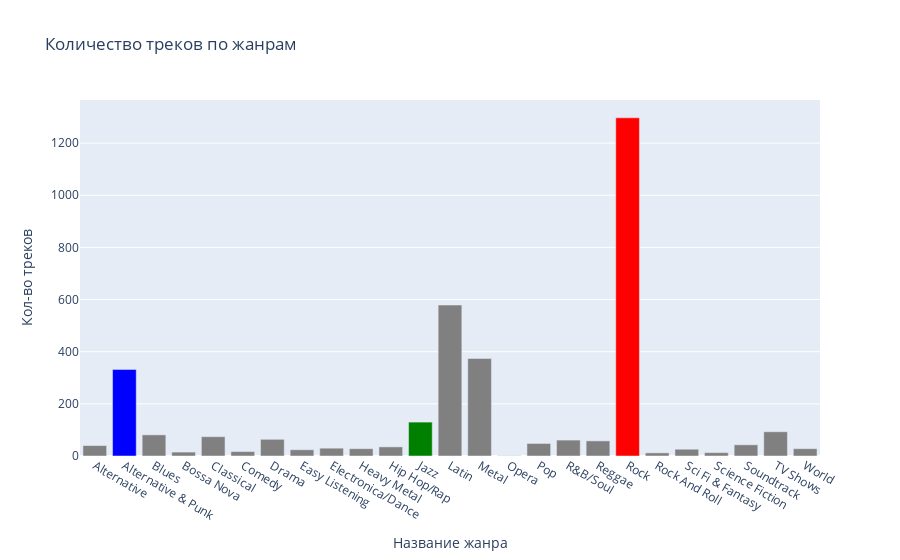

Notebook source saved alongside this figure:
### Markdown cell above
### Задание 2.4

### Code cell
fig = px.bar(
    df3,
    x='genre_name',
    y='tracks_number',
    title='Количество треков по жанрам',
    labels={'genre_name': 'Название жанра', 'tracks_number': 'Кол-во треков'},
    color='genre_name',
    color_discrete_map={
        'Jazz':'green',
        'Rock': 'red',
        'Alternative & Punk': 'blue',
        'Alternative': 'gray',
        'Blues': 'gray',
        'Bossa Nova': 'gray',
        'Classical': 'gray',
        'Comedy': 'gray',
        'Drama': 'gray',
        'Easy Listening': 'gray',
        'Electronica/Dance': 'gray',
        'Heavy Metal': 'gray',
        'Hip Hop/Rap': 'gray',
        'Latin': 'gray',
        'Metal': 'gray',
        'Opera': 'gray',
        'Pop': 'gray',
        'R&B/Soul': 'gray',
        'Reggae': 'gray',
        'Rock And Roll': 'gray',
        'Sci Fi & Fantasy': 'gray',
        'Science Fiction': 'gray',
        'Soundtrack': 'gray',
        'TV Shows': 'gray',
        'World': 'gray',
        
    }
)

fig.update_layout(
    showlegend=False
)

fig.show()

### Figure 1 — Plotly figure (JSON) as saved in the notebook; plotly's stock layout.template omitted (floating-point values rounded to 4 significant figures)
{"data": [{"alignmentgroup": "True", "hovertemplate": "Название жанра=%{x}<br>Кол-во треков=%{y}<extra></extra>", "legendgroup": "Alternative", "marker": {"color": "gray", "pattern": {"shape": ""}}, "name": "Alternative", "offsetgroup": "Alternative", "orientation": "v", "showlegend": true, "textposition": "auto", "type": "bar", "x": ["Alternative"], "xaxis": "x", "y": [40], "yaxis": "y"}, {"alignmentgroup": "True", "hovertemplate": "Название жанра=%{x}<br>Кол-во треков=%{y}<extra></extra>", "legendgroup": "Alternative & Punk", "marker": {"color": "blue", "pattern": {"shape": ""}}, "name": "Alternative & Punk", "offsetgroup": "Alternative & Punk", "orientation": "v", "showlegend": true, "textposition": "auto", "type": "bar", "x": ["Alternative & Punk"], "xaxis": "x", "y": [332], "yaxis": "y"}, {"alignmentgroup": "True", "hovertemplate": "Название жанра=%{x}<br>Кол-во треков=%{y}<extra></extra>", "legendgroup": "Blues", "marker": {"color": "gray", "pattern": {"shape": ""}}, "name": "Blues", "offsetgroup": "Blues", "orientation": "v", "showlegend": true, "textposition": "auto", "type": "bar", "x": ["Blues"], "xaxis": "x", "y": [81], "yaxis": "y"}, {"alignmentgroup": "True", "hovertemplate": "Название жанра=%{x}<br>Кол-во треков=%{y}<extra></extra>", "legendgroup": "Bossa Nova", "marker": {"color": "gray", "pattern": {"shape": ""}}, "name": "Bossa Nova", "offsetgroup": "Bossa Nova", "orientation": "v", "showlegend": true, "textposition": "auto", "type": "bar", "x": ["Bossa Nova"], "xaxis": "x", "y": [15], "yaxis": "y"}, {"alignmentgroup": "True", "hovertemplate": "Название жанра=%{x}<br>Кол-во треков=%{y}<extra></extra>", "legendgroup": "Classical", "marker": {"color": "gray", "pattern": {"shape": ""}}, "name": "Classical", "offsetgroup": "Classical", "orientation": "v", "showlegend": true, "textposition": "auto", "type": "bar", "x": ["Classical"], "xaxis": "x", "y": [74], "yaxis": "y"}, {"alignmentgroup": "True", "hovertemplate": "Название жанра=%{x}<br>Кол-во треков=%{y}<extra></extra>", "legendgroup": "Comedy", "marker": {"color": "gray", "pattern": {"shape": ""}}, "name": "Comedy", "offsetgroup": "Comedy", "orientation": "v", "showlegend": true, "textposition": "auto", "type": "bar", "x": ["Comedy"], "xaxis": "x", "y": [17], "yaxis": "y"}, {"alignmentgroup": "True", "hovertemplate": "Название жанра=%{x}<br>Кол-во треков=%{y}<extra></extra>", "legendgroup": "Drama", "marker": {"color": "gray", "pattern": {"shape": ""}}, "name": "Drama", "offsetgroup": "Drama", "orientation": "v", "showlegend": true, "textposition": "auto", "type": "bar", "x": ["Drama"], "xaxis": "x", "y": [64], "yaxis": "y"}, {"alignmentgroup": "True", "hovertemplate": "Название жанра=%{x}<br>Кол-во треков=%{y}<extra></extra>", "legendgroup": "Easy Listening", "marker": {"color": "gray", "pattern": {"shape": ""}}, "name": "Easy Listening", "offsetgroup": "Easy Listening", "orientation": "v", "showlegend": true, "textposition": "auto", "type": "bar", "x": ["Easy Listening"], "xaxis": "x", "y": [24], "yaxis": "y"}, {"alignmentgroup": "True", "hovertemplate": "Название жанра=%{x}<br>Кол-во треков=%{y}<extra></extra>", "legendgroup": "Electronica/Dance", "marker": {"color": "gray", "pattern": {"shape": ""}}, "name": "Electronica/Dance", "offsetgroup": "Electronica/Dance", "orientation": "v", "showlegend": true, "textposition": "auto", "type": "bar", "x": ["Electronica/Dance"], "xaxis": "x", "y": [30], "yaxis": "y"}, {"alignmentgroup": "True", "hovertemplate": "Название жанра=%{x}<br>Кол-во треков=%{y}<extra></extra>", "legendgroup": "Heavy Metal", "marker": {"color": "gray", "pattern": {"shape": ""}}, "name": "Heavy Metal", "offsetgroup": "Heavy Metal", "orientation": "v", "showlegend": true, "textposition": "auto", "type": "bar", "x": ["Heavy Metal"], "xaxis": "x", "y": [28], "yaxis": "y"}, {"alignmentgroup": "True", "hovertemplate": "Название жанра=%{x}<br>Кол-во треков=%{y}<extra></extra>", "legendgroup": "Hip Hop/Rap", "marker": {"color": "gray", "pattern": {"shape": ""}}, "name": "Hip Hop/Rap", "offsetgroup": "Hip Hop/Rap", "orientation": "v", "showlegend": true, "textposition": "auto", "type": "bar", "x": ["Hip Hop/Rap"], "xaxis": "x", "y": [35], "yaxis": "y"}, {"alignmentgroup": "True", "hovertemplate": "Название жанра=%{x}<br>Кол-во треков=%{y}<extra></extra>", "legendgroup": "Jazz", "marker": {"color": "green", "pattern": {"shape": ""}}, "name": "Jazz", "offsetgroup": "Jazz", "orientation": "v", "showlegend": true, "textposition": "auto", "type": "bar", "x": ["Jazz"], "xaxis": "x", "y": [130], "yaxis": "y"}, {"alignmentgroup": "True", "hovertemplate": "Название жанра=%{x}<br>Кол-во треков=%{y}<extra></extra>", "legendgroup": "Latin", "marker": {"color": "gray", "pattern": {"shape": ""}}, "name": "Latin", "offsetgroup": "Latin", "orientation": "v", "showlegend": true, "textposition": "auto", "type": "bar", "x": ["Latin"], "xaxis": "x", "y": [579], "yaxis": "y"}, {"alignmentgroup": "True", "hovertemplate": "Название жанра=%{x}<br>Кол-во треков=%{y}<extra></extra>", "legendgroup": "Metal", "marker": {"color": "gray", "pattern": {"shape": ""}}, "name": "Metal", "offsetgroup": "Metal", "orientation": "v", "showlegend": true, "textposition": "auto", "type": "bar", "x": ["Metal"], "xaxis": "x", "y": [374], "yaxis": "y"}, {"alignmentgroup": "True", "hovertemplate": "Название жанра=%{x}<br>Кол-во треков=%{y}<extra></extra>", "legendgroup": "Opera", "marker": {"color": "gray", "pattern": {"shape": ""}}, "name": "Opera", "offsetgroup": "Opera", "orientation": "v", "showlegend": true, "textposition": "auto", "type": "bar", "x": ["Opera"], "xaxis": "x", "y": [1], "yaxis": "y"}, {"alignmentgroup": "True", "hovertemplate": "Название жанра=%{x}<br>Кол-во треков=%{y}<extra></extra>", "legendgroup": "Pop", "marker": {"color": "gray", "pattern": {"shape": ""}}, "name": "Pop", "offsetgroup": "Pop", "orientation": "v", "showlegend": true, "textposition": "auto", "type": "bar", "x": ["Pop"], "xaxis": "x", "y": [48], "yaxis": "y"}, {"alignmentgroup": "True", "hovertemplate": "Название жанра=%{x}<br>Кол-во треков=%{y}<extra></extra>", "legendgroup": "R&B/Soul", "marker": {"color": "gray", "pattern": {"shape": ""}}, "name": "R&B/Soul", "offsetgroup": "R&B/Soul", "orientation": "v", "showlegend": true, "textposition": "auto", "type": "bar", "x": ["R&B/Soul"], "xaxis": "x", "y": [61], "yaxis": "y"}, {"alignmentgroup": "True", "hovertemplate": "Название жанра=%{x}<br>Кол-во треков=%{y}<extra></extra>", "legendgroup": "Reggae", "marker": {"color": "gray", "pattern": {"shape": ""}}, "name": "Reggae", "offsetgroup": "Reggae", "orientation": "v", "showlegend": true, "textposition": "auto", "type": "bar", "x": ["Reggae"], "xaxis": "x", "y": [58], "yaxis": "y"}, {"alignmentgroup": "True", "hovertemplate": "Название жанра=%{x}<br>Кол-во треков=%{y}<extra></extra>", "legendgroup": "Rock", "marker": {"color": "red", "pattern": {"shape": ""}}, "name": "Rock", "offsetgroup": "Rock", "orientation": "v", "showlegend": true, "textposition": "auto", "type": "bar", "x": ["Rock"], "xaxis": "x", "y": [1297], "yaxis": "y"}, {"alignmentgroup": "True", "hovertemplate": "Название жанра=%{x}<br>Кол-во треков=%{y}<extra></extra>", "legendgroup": "Rock And Roll", "marker": {"color": "gray", "pattern": {"shape": ""}}, "name": "Rock And Roll", "offsetgroup": "Rock And Roll", "orientation": "v", "showlegend": true, "textposition": "auto", "type": "bar", "x": ["Rock And Roll"], "xaxis": "x", "y": [12], "yaxis": "y"}, {"alignmentgroup": "True", "hovertemplate": "Название жанра=%{x}<br>Кол-во треков=%{y}<extra></extra>", "legendgroup": "Sci Fi & Fantasy", "marker": {"color": "gray", "pattern": {"shape": ""}}, "name": "Sci Fi & Fantasy", "offsetgroup": "Sci Fi & Fantasy", "orientation": "v", "showlegend": true, "textposition": "auto", "type": "bar", "x": ["Sci Fi & Fantasy"], "xaxis": "x", "y": [26], "yaxis": "y"}, {"alignmentgroup": "True", "hovertemplate": "Название жанра=%{x}<br>Кол-во треков=%{y}<extra></extra>", "legendgroup": "Science Fiction", "marker": {"color": "gray", "pattern": {"shape": ""}}, "name": "Science Fiction", "offsetgroup": "Science Fiction", "orientation": "v", "showlegend": true, "textposition": "auto", "type": "bar", "x": ["Science Fiction"], "xaxis": "x", "y": [13], "yaxis": "y"}, {"alignmentgroup": "True", "hovertemplate": "Название жанра=%{x}<br>Кол-во треков=%{y}<extra></extra>", "legendgroup": "Soundtrack", "marker": {"color": "gray", "pattern": {"shape": ""}}, "name": "Soundtrack", "offsetgroup": "Soundtrack", "orientation": "v", "showlegend": true, "textposition": "auto", "type": "bar", "x": ["Soundtrack"], "xaxis": "x", "y": [43], "yaxis": "y"}, {"alignmentgroup": "True", "hovertemplate": "Название жанра=%{x}<br>Кол-во треков=%{y}<extra></extra>", "legendgroup": "TV Shows", "marker": {"color": "gray", "pattern": {"shape": ""}}, "name": "TV Shows", "offsetgroup": "TV Shows", "orientation": "v", "showlegend": true, "textposition": "auto", "type": "bar", "x": ["TV Shows"], "xaxis": "x", "y": [93], "yaxis": "y"}, {"alignmentgroup": "True", "hovertemplate": "Название жанра=%{x}<br>Кол-во треков=%{y}<extra></extra>", "legendgroup": "World", "marker": {"color": "gray", "pattern": {"shape": ""}}, "name": "World", "offsetgroup": "World", "orientation": "v", "showlegend": true, "textposition": "auto", "type": "bar", "x": ["World"], "xaxis": "x", "y": [28], "yaxis": "y"}], "layout": {"barmode": "relative", "legend": {"title": {"text": "Название жанра"}, "tracegroupgap": 0}, "showlegend": false, "title": {"text": "Количество треков по жанрам"}, "xaxis": {"anchor": "y", "categoryarray": ["Alternative", "Alternative & Punk", "Blues", "Bossa Nova", "Classical", "Comedy", "Drama", "Easy Listening", "Electronica/Dance", "Heavy Metal", "Hip Hop/Rap", "Jazz", "Latin", "Metal", "Opera", "Pop", "R&B/Soul", "Reggae", "Rock", "Rock And Roll", "Sci Fi & Fantasy", "Science Fiction", "Soundtrack", "TV Shows", "World"], "categoryorder": "array", "domain": [0, 1], "title": {"text": "Название жанра"}}, "yaxis": {"anchor": "x", "domain": [0, 1], "title": {"text": "Кол-во треков"}}}}
